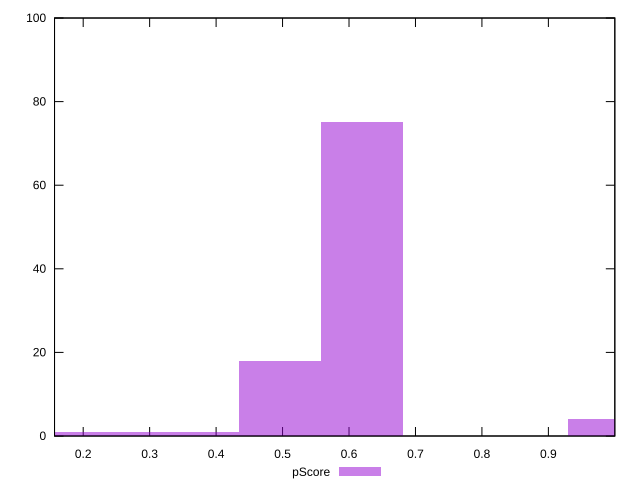

This figure's gnuplot source:
reset

$pScore <<EOF
0.6199757159895817 75
0.49598057279166535 18
0.9919611455833307 4
0.24799028639583268 1
0.37198542959374903 1
0.12399514319791634 1
EOF

set key outside below
set boxwidth 0.12399514319791634
set xrange [0.15687928898957348:0.9999785115123707]
set yrange [0:100]
set trange [0:100]
set style fill transparent solid 0.5 noborder
set terminal svg size 640, 490 enhanced background rgb 'white'
set output "report_00009_2021-02-08T22-37-41.559Z/max-potential-fid/samples/pages+cached+noadtech+nomedia/pScore/histogram.svg"

plot $pScore title "pScore" with boxes

reset
